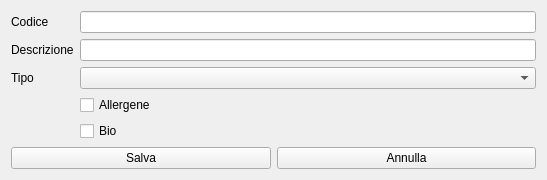
<?xml version="1.0" encoding="UTF-8"?>
<ui version="4.0">
 <class>HNewProduct</class>
 <widget class="QWidget" name="HNewProduct">
  <property name="windowModality">
   <enum>Qt::ApplicationModal</enum>
  </property>
  <property name="geometry">
   <rect>
    <x>0</x>
    <y>0</y>
    <width>547</width>
    <height>170</height>
   </rect>
  </property>
  <property name="windowTitle">
   <string>Nuovo Prodotto</string>
  </property>
  <property name="windowIcon">
   <iconset resource="icons.qrc">
    <normaloff>:/Resources/Box.PNG</normaloff>:/Resources/Box.PNG</iconset>
  </property>
  <layout class="QVBoxLayout" name="verticalLayout">
   <item>
    <layout class="QFormLayout" name="formLayout">
     <item row="1" column="0">
      <widget class="QLabel" name="label">
       <property name="text">
        <string>Descrizione</string>
       </property>
      </widget>
     </item>
     <item row="1" column="1">
      <widget class="QLineEdit" name="leDescrizione"/>
     </item>
     <item row="2" column="0">
      <widget class="QLabel" name="label_2">
       <property name="text">
        <string>Tipo</string>
       </property>
      </widget>
     </item>
     <item row="2" column="1">
      <widget class="QComboBox" name="comboBox"/>
     </item>
     <item row="3" column="1">
      <widget class="QCheckBox" name="cbAllergenico">
       <property name="text">
        <string>Allergene</string>
       </property>
      </widget>
     </item>
     <item row="4" column="1">
      <widget class="QCheckBox" name="cbBio">
       <property name="text">
        <string>Bio</string>
       </property>
      </widget>
     </item>
     <item row="0" column="0">
      <widget class="QLabel" name="label_3">
       <property name="text">
        <string>Codice</string>
       </property>
      </widget>
     </item>
     <item row="0" column="1">
      <widget class="QLineEdit" name="leCodice"/>
     </item>
    </layout>
   </item>
   <item>
    <layout class="QHBoxLayout" name="horizontalLayout">
     <item>
      <widget class="QPushButton" name="pbSave">
       <property name="text">
        <string>Salva</string>
       </property>
       <property name="icon">
        <iconset resource="icons.qrc">
         <normaloff>:/Resources/save-icon.png</normaloff>:/Resources/save-icon.png</iconset>
       </property>
       <property name="iconSize">
        <size>
         <width>32</width>
         <height>32</height>
        </size>
       </property>
      </widget>
     </item>
     <item>
      <widget class="QPushButton" name="pbCancel">
       <property name="text">
        <string>Annulla</string>
       </property>
       <property name="icon">
        <iconset resource="icons.qrc">
         <normaloff>:/Resources/Actions-window-close-icon.png</normaloff>:/Resources/Actions-window-close-icon.png</iconset>
       </property>
       <property name="iconSize">
        <size>
         <width>32</width>
         <height>32</height>
        </size>
       </property>
      </widget>
     </item>
    </layout>
   </item>
  </layout>
 </widget>
 <tabstops>
  <tabstop>leDescrizione</tabstop>
  <tabstop>comboBox</tabstop>
  <tabstop>pbSave</tabstop>
  <tabstop>pbCancel</tabstop>
 </tabstops>
 <resources>
  <include location="icons.qrc"/>
 </resources>
 <connections/>
</ui>
